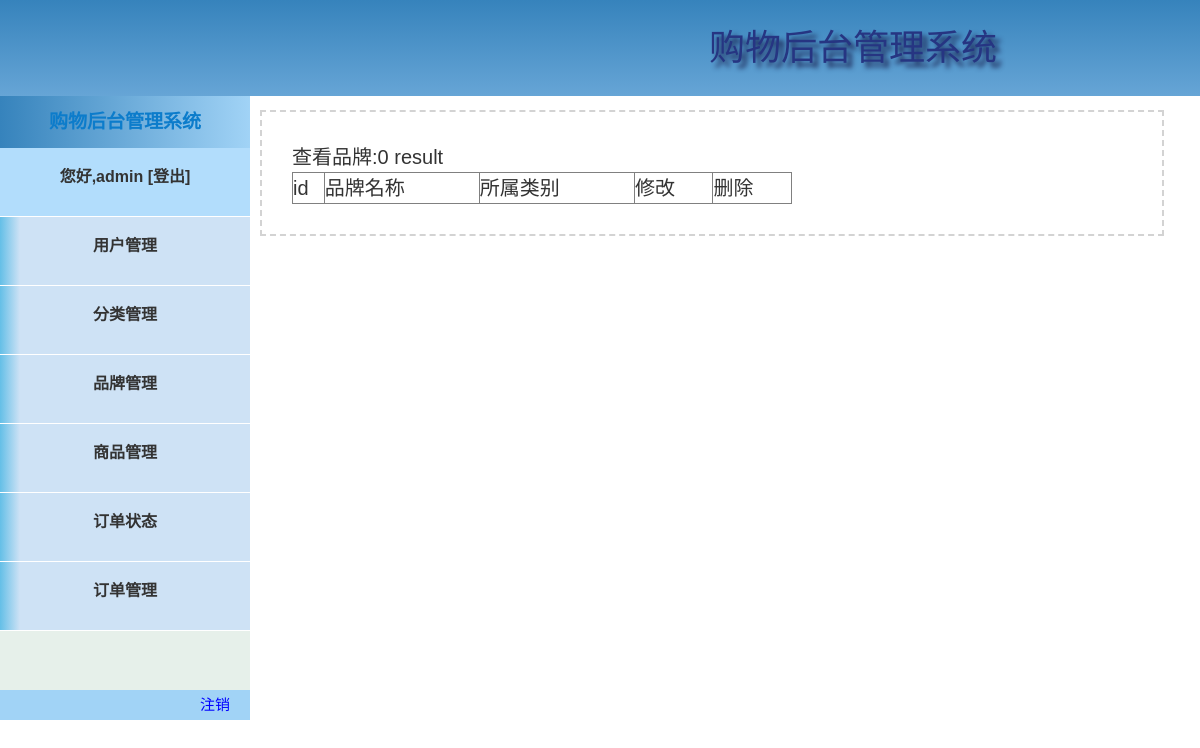
/admin/brand/index.php (signed in), run on an earlier commit of the app's database.
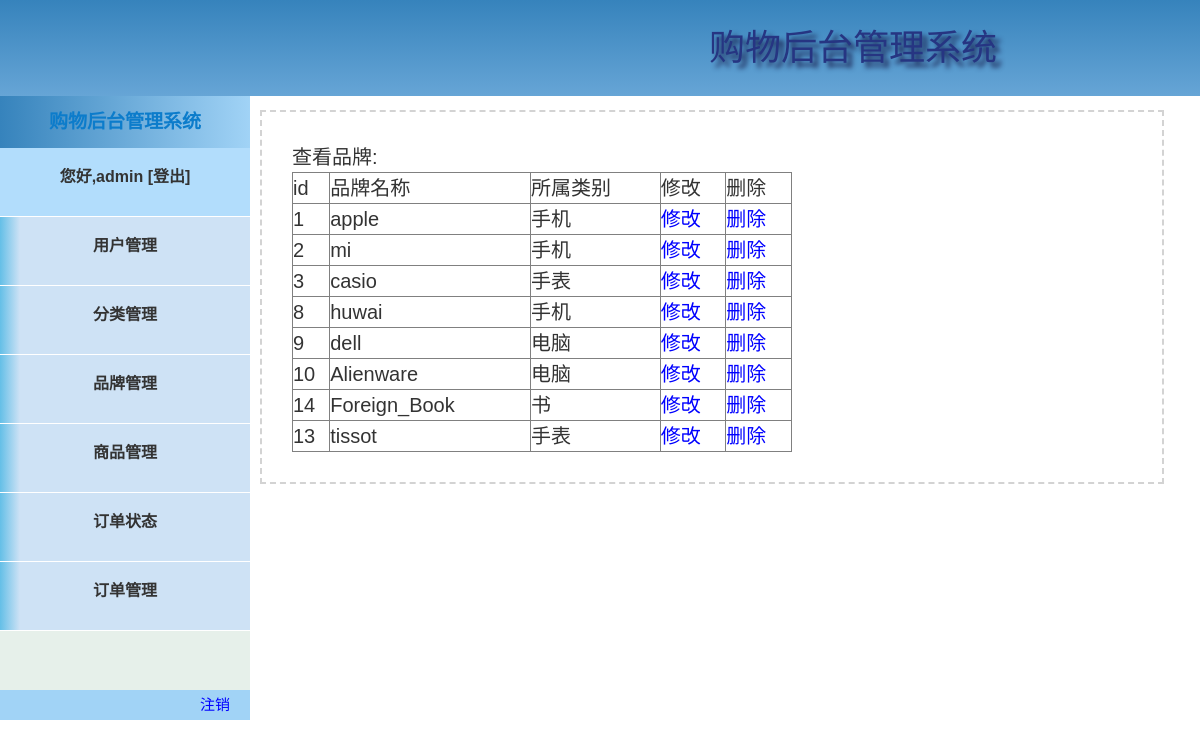
And on a later commit of the database.
### tables this page shows
CREATE TABLE `brand` (
  `id` int(10) UNSIGNED NOT NULL,
  `name` varchar(50) NOT NULL,
  `shopclass_id` int(11) NOT NULL
);

CREATE TABLE `shopclass` (
  `id` int(10) UNSIGNED NOT NULL,
  `name` varchar(50) NOT NULL
);

### admin/brand/index.php (the view, shortened to what this page needs)
<!doctype html>
<html lang="en">
<head>
</head>
<body>
<header>
    <?php
    include "../index.php";
    ?>
</header>
<main>
<?php
$sql="select * from brand";
$result=$conn->query($sql);
echo"查看品牌:";
echo"<table width='500px' border='1px' cellspacing='-'>";
echo"<tr>";
echo"<th>id</th>";
echo"<th>品牌名称</th>";
echo"<th>所属类别</th>";
echo"<th>修改</th>";
echo"<th>删除</th>";
echo"</tr>";
if ($result->num_rows > 0) {
    while($row = $result->fetch_assoc()) {
        $ClassId=$row['shopclass_id'];
        $ClassRes = mysqli_query($conn,"SELECT * FROM shopclass
    WHERE id='$ClassId'");
        echo"<tr>";
        echo "<td>{$row['id']}</td>";
        echo "<td>{$row['name']}</td>";
        while($ClassRow = mysqli_fetch_array($ClassRes))
        {
            echo "<td>{$ClassRow['name']}</td>";
        }
        echo "<td><a href='edit.php?id={$row["id"]}'>修改</a></td>";
        echo "<td><a href='delete.php?id={$row["id"]}' >删除</a></td>";
        echo "</tr>";
    }
    echo"</table>";
} else {
    echo "0 result";
}
?>
</main>
</body>
</html>

### admin/index.php (shortened to what this page needs)
<!DOCTYPE html>
<html lang="en">
<head>
    <link rel="stylesheet" type="text/css" href="/shop/admin/public/css/reset.css">
    <link rel="stylesheet" type="text/css" href="/shop/admin/public/css/style.css">
</head>
<body>
<div id="header">
    <div id="logo"></div>
    <div id="title">购物后台管理系统</div>
</div>
<div id="content">
    <div id="sidebar">
        <div class="title">购物后台管理系统</div>
        <div id="menu">
            <ul>
                <li class="describe">
                    您好,<span><?php echo $_SESSION['username']?></span>
                    <a href="login/logout.php">[登出]</a>
                </li>
                <li class="function manage">
                    <a href="#" >用户管理</a>
                </li>
                <li class="function shopclass">
                    <a href="#">分类管理</a>
                </li>
                <li class="function brand">
                    <a href="#">品牌管理</a>
                </li>
                <li class="function shop">
                    <a href="#">商品管理</a>
                </li>
                <li class="function">
                    <a href="/shop/admin/OrderState/index.php">订单状态</a>
                </li>
                <li class="function order">
                    <a href="#">订单管理</a>
                </li>
            </ul>
        </div>
        <div class="loginbar">
            <ul>
                <li>
                    <a href="login/logout.php">注销</a>
                </li>
            </ul>
        </div>
    </div>
</div>
</body>
</html>

### admin/public/css/style.css (style rules this page uses)
#header { height: 96px; background-image: linear-gradient(to bottom,#3683BC, #66A5D6); }
#logo { float: left; width: 349px; height: 66px; margin: 15px 306px 10px 54px; }
#title { margin: 30px 0; float: left; font-size: 36px; color: #263582; line-height: 36px; align-content: center; text-shadow: 5px 5px 5px #1a2352; }
#sidebar { position: relative; height: 624px; width: 250px; background: #E6F0EA; }
.title { width: 250px; height: 52px; line-height: 52px; background-image: linear-gradient(to right ,#3683BC, #A1D3F6 ); color: #0C7CCB; font-weight: bold; align-content: center; text-align: center; font-size: 19px; }
#menu { width: 250px; height: 483px; background-image: linear-gradient(to left, #CEE2F5 230px, #64BFE7); }
.describe { background: #B2DDFC; }
#menu li { height: 68px; line-height: 58px; width: 250px; font-size: 16px; font-weight: bold; text-align: center; border-bottom: white 1px solid ; }
.manage { position: relative; display: inline-block; }
.shopclass { position: relative; display: inline-block; }
.brand { position: relative; display: inline-block; }
.shop { position: relative; display: inline-block; }
.order { position: relative; display: inline-block; }
.loginbar { display: block; position: absolute; bottom: 0; line-height: 30px; width: 250px; background: #A1D3F6; }
.loginbar a { font-size: 15px; float: right; margin-right: 20px; color: blue; }
main { font-size: 20px; width: 70%; height:auto; border: dashed lightgray 2px; padding: 30px; line-height: 30px; position: absolute; left: 260px; top: 110px; }
main a { color: blue; }

What changed in the data, as far as the page shows it:
added brand: id "1", name "apple"
added shopclass: name "手机"
added brand: id "2", name "mi"
added brand: id "3", name "casio"
added shopclass: name "手表"
added brand: id "8", name "huwai"
added brand: id "9", name "dell"
added shopclass: name "电脑"
added brand: id "10", name "Alienware"
added brand: id "14", name "Foreign_Book"
added shopclass: name "书", shown under "14"
added brand: id "13", name "tissot"
Also different on the page:
text no longer shown: "查看品牌:0 result"
text now shown: "查看品牌:"
